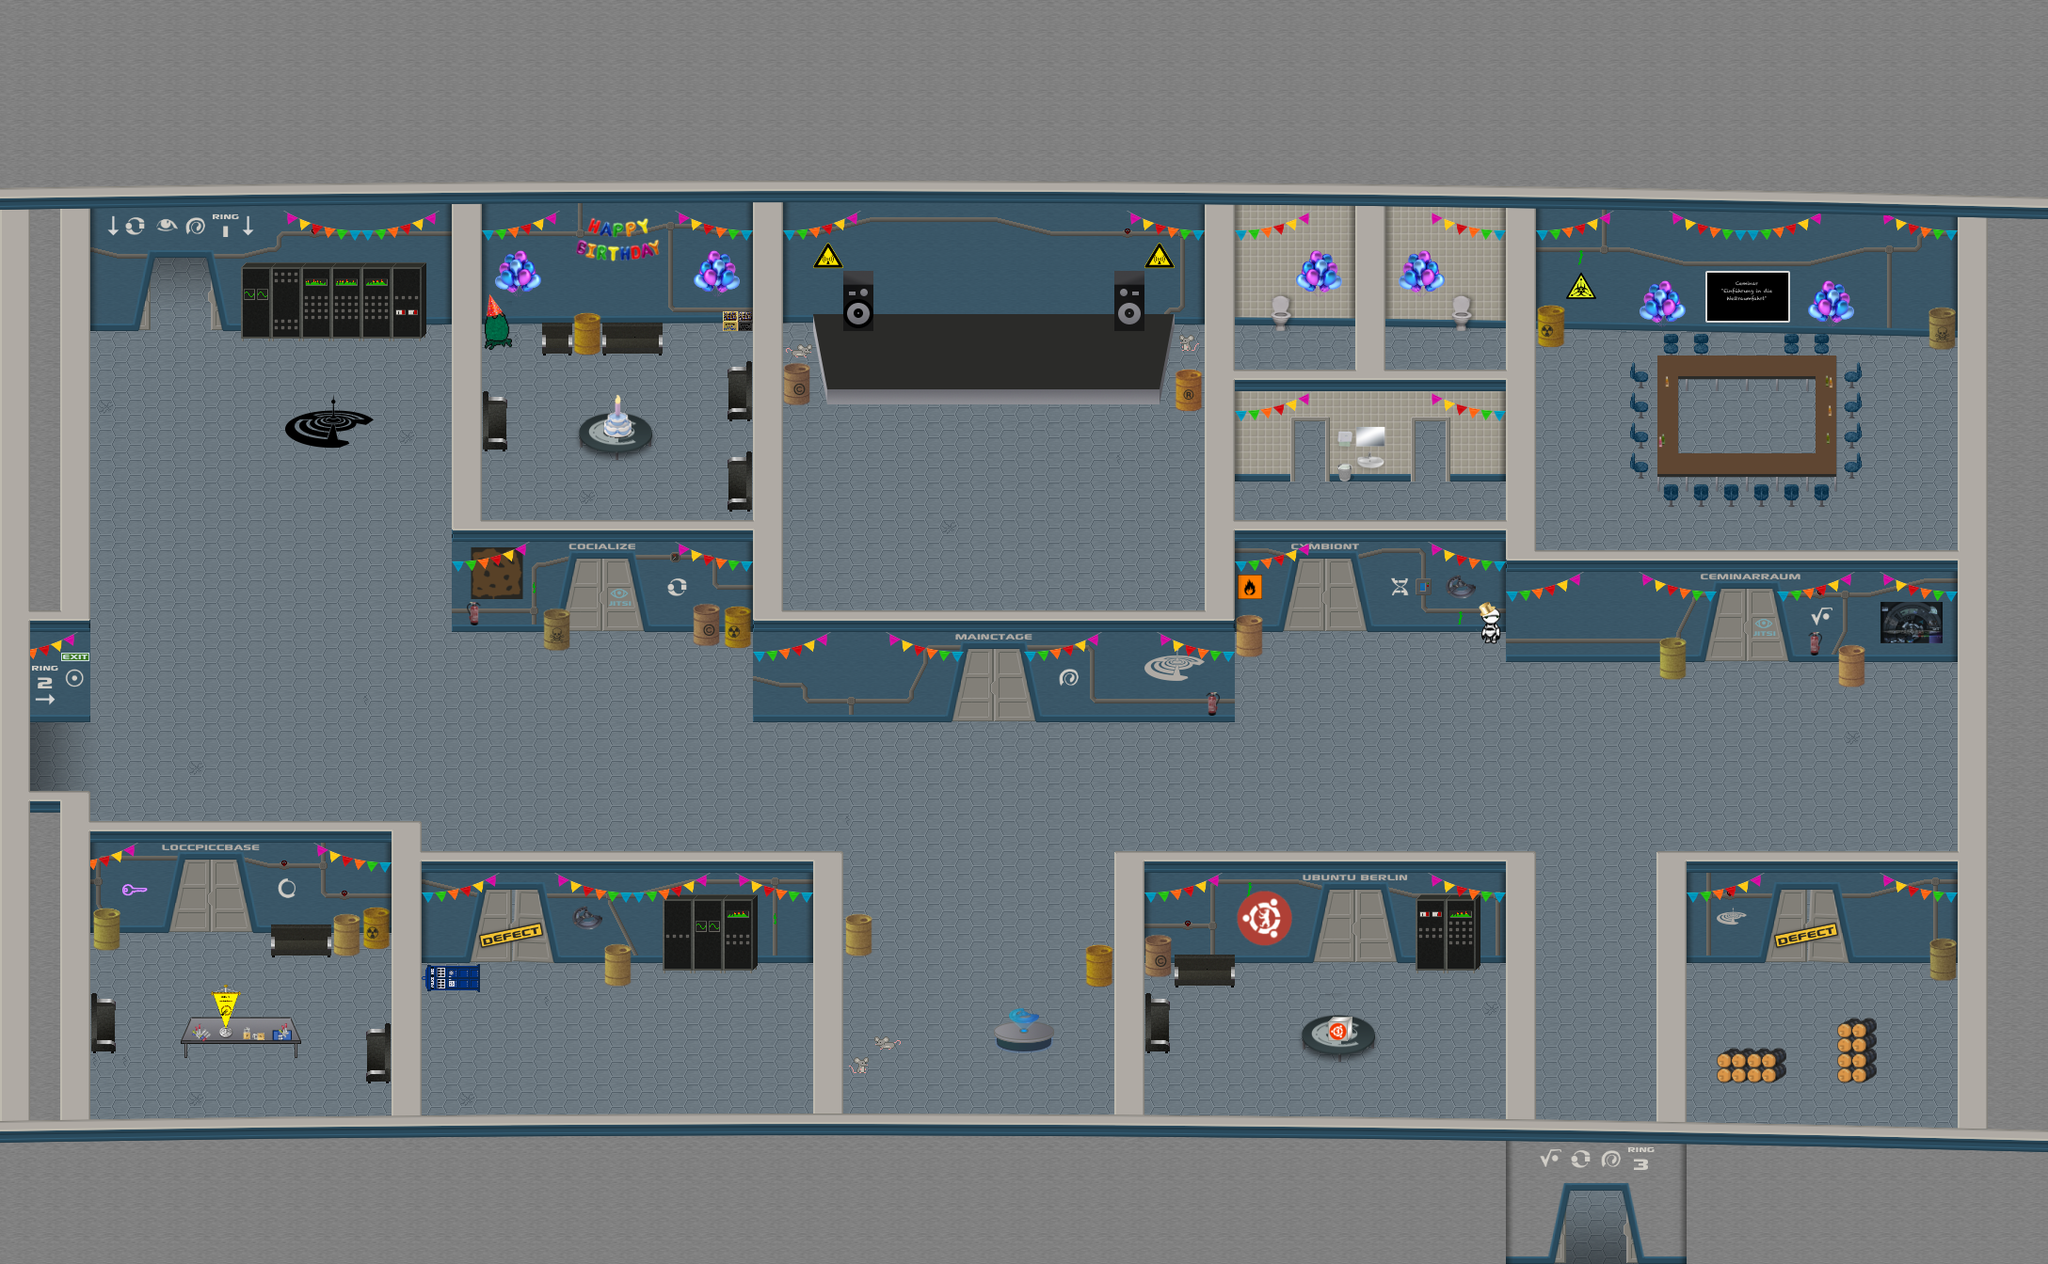

This is a level from a 2D game, rendered from its Tiled map with the project's own tilesets. A one-line summary and the map file follow, with tile-layer data summarised:
An orthogonal 68x42 tile map with 32x32 px tiles, 42 tile layers (exit, exitRing1, exitRing3, start, ...), 4 tilesets and 10 objects (6x variable, 4x website).

<map version="1.5" tiledversion="1.7.2" orientation="orthogonal" renderorder="right-down" width="68" height="42" tilewidth="32" tileheight="32" infinite="0" nextlayerid="69" nextobjectid="37">
 <editorsettings>
  <export target="ring2.json" format="json" />
 </editorsettings>
 <properties>
  <property name="mapCopyright" value="Map created by StarPeak" />
  <property name="mapDescription" value="Center ring of the c-base space station.  It provides access to the main stage and has some rooms, where friends and members of the space station present themselfes." />
  <property name="mapLink" value="https://c-base.org/" />
  <property name="mapName" value="c-base Ring 2" />
  <property name="script" value="script.js" />
 </properties>
 <tileset firstgid="1" source="Tiles/walls.tsx" />
 <tileset firstgid="1025" source="Tiles/labels.tsx" />
 <tileset firstgid="1537" source="Tiles/inventory.tsx" />
 <tileset firstgid="2049" source="Tiles/control1.tsx" />
 <layer id="9" name="exit" width="68" height="42">
  <properties>
   <property name="exitUrl" value="./main.json#entryRing2" />
  </properties>
  <data>[2856 cells, 6 non-empty, 2 distinct tile ids]</data>
 </layer>
 <layer id="37" name="exitRing1" width="68" height="42">
  <properties>
   <property name="exitUrl" value="ring1.json#entryRing2" />
  </properties>
  <data>[2856 cells, 4 non-empty, 1 distinct tile ids]</data>
 </layer>
 <layer id="39" name="exitRing3" width="68" height="42">
  <properties>
   <property name="exitUrl" value="ring3.json#entryRing2" />
  </properties>
  <data>[2856 cells, 2 non-empty, 1 distinct tile ids]</data>
 </layer>
 <layer id="8" name="start" width="68" height="42">
  <properties>
   <property name="silent" type="bool" value="true" />
   <property name="startLayer" type="bool" value="true" />
  </properties>
  <data>[2856 cells, 3 non-empty, 1 distinct tile ids]</data>
 </layer>
 <layer id="36" name="entryRing1" width="68" height="42">
  <properties>
   <property name="startLayer" type="bool" value="true" />
  </properties>
  <data>[2856 cells, 2 non-empty, 1 distinct tile ids]</data>
 </layer>
 <layer id="40" name="entryRing3" width="68" height="42">
  <properties>
   <property name="startLayer" type="bool" value="true" />
  </properties>
  <data>[2856 cells, 2 non-empty, 1 distinct tile ids]</data>
 </layer>
 <layer id="35" name="marvinSound" width="68" height="42">
  <properties>
   <property name="playAudio" value="./sounds/depressed.mp3" />
  </properties>
  <data>[2856 cells, 2 non-empty, 1 distinct tile ids]</data>
 </layer>
 <layer id="34" name="socializeJitsi" width="68" height="42">
  <properties>
   <property name="customJitsiRoom" value="socialize" />
   <property name="silent" type="bool" value="true" />
  </properties>
  <data>[2856 cells, 59 non-empty, 1 distinct tile ids]</data>
 </layer>
 <layer id="51" name="seminarBBB" width="68" height="42">
  <properties>
   <property name="customJitsiRoom" value="seminarraum" />
   <property name="silent" type="bool" value="true" />
  </properties>
  <data>[2856 cells, 108 non-empty, 1 distinct tile ids]</data>
 </layer>
 <layer id="38" name="webTreasure" width="68" height="42">
  <properties>
   <property name="openWebsite" value="https://rc3.c-base.org/schatzkarte" />
   <property name="openWebsiteTrigger" value="onaction" />
   <property name="openWebsiteTriggerMessage" value="Press SPACE to view map" />
  </properties>
  <data>[2856 cells, 3 non-empty, 1 distinct tile ids]</data>
 </layer>
 <layer id="41" name="web360" width="68" height="42">
  <properties>
   <property name="openWebsite" value="https://rc3.c-base.org/360/" />
   <property name="openWebsiteTrigger" value="onaction" />
   <property name="openWebsiteTriggerMessage" value="Press SPACE to show c-base 360" />
  </properties>
  <data>[2856 cells, 28 non-empty, 1 distinct tile ids]</data>
 </layer>
 <layer id="60" name="loccpiccWeb" width="68" height="42">
  <properties>
   <property name="openWebsite" value="https://rc3.c-base.org/lockpick" />
   <property name="openWebsiteTrigger" value="onaction" />
   <property name="openWebsiteTriggerMessage" value="Press SPACE to read about the loccpiccbase" />
  </properties>
  <data>[2856 cells, 63 non-empty, 1 distinct tile ids]</data>
 </layer>
 <layer id="66" name="ubuntuWeb" width="68" height="42">
  <properties>
   <property name="openWebsite" value="https://rc3.c-base.org/ubuntu" />
   <property name="openWebsiteTrigger" value="onaction" />
   <property name="openWebsiteTriggerMessage" value="Press SPACE to read about the Ubuntu Berlin Stammtisch" />
  </properties>
  <data>[2856 cells, 68 non-empty, 1 distinct tile ids]</data>
 </layer>
 <layer id="16" name="mainstageDoorZone" width="68" height="42">
  <properties>
   <property name="autoClose" type="bool" value="true" />
   <property name="autoOpen" type="bool" value="true" />
   <property name="doorVariable" value="mainstageDoor" />
   <property name="zone" value="mainstageDoor" />
  </properties>
  <data>[2856 cells, 20 non-empty, 1 distinct tile ids]</data>
 </layer>
 <layer id="65" name="ubuntuDoorZone" width="68" height="42">
  <properties>
   <property name="autoClose" type="bool" value="true" />
   <property name="autoOpen" type="bool" value="true" />
   <property name="doorVariable" value="ubuntuDoor" />
   <property name="zone" value="ubuntuDoor" />
  </properties>
  <data>[2856 cells, 20 non-empty, 1 distinct tile ids]</data>
 </layer>
 <layer id="47" name="symbiontDoorZone" width="68" height="42">
  <properties>
   <property name="autoClose" type="bool" value="true" />
   <property name="autoOpen" type="bool" value="true" />
   <property name="doorVariable" value="symbiontDoor" />
   <property name="zone" value="symbiontDoor" />
  </properties>
  <data>[2856 cells, 20 non-empty, 1 distinct tile ids]</data>
 </layer>
 <layer id="54" name="seminarDoorZone" width="68" height="42">
  <properties>
   <property name="autoClose" type="bool" value="true" />
   <property name="autoOpen" type="bool" value="true" />
   <property name="doorVariable" value="seminarDoor" />
   <property name="zone" value="seminarDoor" />
  </properties>
  <data>[2856 cells, 20 non-empty, 1 distinct tile ids]</data>
 </layer>
 <layer id="44" name="socializeDoorZone" width="68" height="42">
  <properties>
   <property name="autoClose" type="bool" value="true" />
   <property name="autoOpen" type="bool" value="true" />
   <property name="doorVariable" value="socializeDoor" />
   <property name="zone" value="socializeDoor" />
  </properties>
  <data>[2856 cells, 20 non-empty, 1 distinct tile ids]</data>
 </layer>
 <layer id="50" name="loccpiccDoorZone" width="68" height="42">
  <properties>
   <property name="autoClose" type="bool" value="true" />
   <property name="autoOpen" type="bool" value="true" />
   <property name="doorVariable" value="loccpiccDoor" />
   <property name="zone" value="loccpiccDoor" />
  </properties>
  <data>[2856 cells, 20 non-empty, 1 distinct tile ids]</data>
 </layer>
 <layer id="5" name="floor" width="68" height="42">
  <data>[2856 cells, 2664 non-empty, 5 distinct tile ids]</data>
 </layer>
 <layer id="14" name="mainstageDoorOpen" width="68" height="42">
  <data>[2856 cells, 12 non-empty, 12 distinct tile ids]</data>
 </layer>
 <layer id="15" name="mainstageDoorClosed" width="68" height="42">
  <data>[2856 cells, 12 non-empty, 12 distinct tile ids]</data>
 </layer>
 <layer id="64" name="ubuntuDoorOpen" width="68" height="42">
  <data>[2856 cells, 12 non-empty, 12 distinct tile ids]</data>
 </layer>
 <layer id="63" name="ubuntuDoorClosed" width="68" height="42">
  <data>[2856 cells, 12 non-empty, 12 distinct tile ids]</data>
 </layer>
 <layer id="45" name="symbiontDoorOpen" width="68" height="42">
  <data>[2856 cells, 12 non-empty, 12 distinct tile ids]</data>
 </layer>
 <layer id="46" name="symbiontDoorClosed" width="68" height="42">
  <data>[2856 cells, 12 non-empty, 12 distinct tile ids]</data>
 </layer>
 <layer id="52" name="seminarDoorOpen" width="68" height="42">
  <data>[2856 cells, 15 non-empty, 15 distinct tile ids]</data>
 </layer>
 <layer id="53" name="seminarDoorClosed" width="68" height="42">
  <data>[2856 cells, 12 non-empty, 12 distinct tile ids]</data>
 </layer>
 <layer id="42" name="socializeDoorOpen" width="68" height="42">
  <data>[2856 cells, 15 non-empty, 15 distinct tile ids]</data>
 </layer>
 <layer id="43" name="socializeDoorClosed" width="68" height="42">
  <data>[2856 cells, 12 non-empty, 12 distinct tile ids]</data>
 </layer>
 <layer id="48" name="loccpiccDoorOpen" width="68" height="42">
  <data>[2856 cells, 12 non-empty, 12 distinct tile ids]</data>
 </layer>
 <layer id="49" name="loccpiccDoorClosed" width="68" height="42">
  <data>[2856 cells, 12 non-empty, 12 distinct tile ids]</data>
 </layer>
 <layer id="29" name="inactiveDoors" width="68" height="42">
  <data>[2856 cells, 48 non-empty, 15 distinct tile ids]</data>
 </layer>
 <layer id="2" name="walls" width="68" height="42">
  <data>[2856 cells, 804 non-empty, 60 distinct tile ids]</data>
 </layer>
 <layer id="30" name="wallDeco" width="68" height="42">
  <data>[2856 cells, 318 non-empty, 132 distinct tile ids]</data>
 </layer>
 <layer id="4" name="wallBorder" width="68" height="42">
  <data>[2856 cells, 145 non-empty, 71 distinct tile ids]</data>
 </layer>
 <layer id="7" name="items" width="68" height="42">
  <data>[2856 cells, 184 non-empty, 112 distinct tile ids]</data>
 </layer>
 <objectgroup id="3" name="floorLayer">
  <object id="20" name="mainstageNextEvent" type="website" x="860.341" y="677.109" width="102.895" height="60.7389">
   <properties>
    <property name="url" value="https://static.rc3.world/contrib/nextevent/nextevent.html?assembly=c-base&amp;room=5cfed623-26cc-4ac4-a4b2-0653195ddb4a&amp;bg1=transparent&amp;bg2=transparent&amp;fg=AFAAA4" />
   </properties>
  </object>
  <object id="21" name="seminarNextEvent" type="website" x="1669.55" y="614.211" width="102.895" height="60.7389">
   <properties>
    <property name="url" value="https://static.rc3.world/contrib/nextevent/nextevent.html?assembly=c-base&amp;room= f047ee6b-e516-4c7c-b8f1-8669da7b7b77&amp;bg1=transparent&amp;bg2=transparent&amp;fg=AFAAA4" />
   </properties>
  </object>
  <object id="1" name="mainstageDoor" type="variable" x="1056.02" y="734.7">
   <properties>
    <property name="closeLayer" value="mainstageDoorClosed" />
    <property name="closeSound" value="./sounds/door_slide.wav" />
    <property name="default" type="bool" value="false" />
    <property name="door" type="bool" value="true" />
    <property name="openLayer" value="mainstageDoorOpen" />
    <property name="openSound" value="./sounds/door_slide.wav" />
    <property name="soundRadius" type="int" value="160" />
   </properties>
   <point />
  </object>
  <object id="10" name="symbiontDoor" type="variable" x="1409.14" y="648.615">
   <properties>
    <property name="closeLayer" value="symbiontDoorClosed" />
    <property name="closeSound" value="./sounds/door_slide.wav" />
    <property name="default" type="bool" value="false" />
    <property name="door" type="bool" value="true" />
    <property name="openLayer" value="symbiontDoorOpen" />
    <property name="openSound" value="./sounds/door_slide.wav" />
    <property name="soundRadius" type="int" value="160" />
   </properties>
   <point />
  </object>
  <object id="9" name="socializeDoor" type="variable" x="639.408" y="644.818">
   <properties>
    <property name="closeLayer" value="socializeDoorClosed" />
    <property name="closeSound" value="./sounds/door_slide.wav" />
    <property name="default" type="bool" value="false" />
    <property name="door" type="bool" value="true" />
    <property name="openLayer" value="socializeDoorOpen" />
    <property name="openSound" value="./sounds/door_slide.wav" />
    <property name="soundRadius" type="int" value="160" />
   </properties>
   <point />
  </object>
  <object id="11" name="loccpiccDoor" type="variable" x="224.007" y="960.62">
   <properties>
    <property name="closeLayer" value="loccpiccDoorClosed" />
    <property name="closeSound" value="./sounds/door_slide.wav" />
    <property name="default" type="bool" value="false" />
    <property name="door" type="bool" value="true" />
    <property name="openLayer" value="loccpiccDoorOpen" />
    <property name="openSound" value="./sounds/door_slide.wav" />
    <property name="soundRadius" type="int" value="160" />
   </properties>
   <point />
  </object>
  <object id="8" name="mainstageVideo" type="website" x="929.789" y="214.625" width="252.014" height="142.068">
   <properties>
    <property name="url" value="https://streaming.media.ccc.de/rc3/embed/cbase/hls/native/no-autoplay" />
   </properties>
  </object>
  <object id="12" name="seminarDoor" type="variable" x="1853.93" y="672.797">
   <properties>
    <property name="closeLayer" value="seminarDoorClosed" />
    <property name="closeSound" value="./sounds/door_slide.wav" />
    <property name="default" type="bool" value="false" />
    <property name="door" type="bool" value="true" />
    <property name="openLayer" value="seminarDoorOpen" />
    <property name="openSound" value="./sounds/door_slide.wav" />
    <property name="soundRadius" type="int" value="160" />
   </properties>
   <point />
  </object>
  <object id="34" name="ubuntuDoor" type="variable" x="1439.03" y="990.759">
   <properties>
    <property name="closeLayer" value="ubuntuDoorClosed" />
    <property name="closeSound" value="./sounds/door_slide.wav" />
    <property name="default" type="bool" value="false" />
    <property name="door" type="bool" value="true" />
    <property name="openLayer" value="ubuntuDoorOpen" />
    <property name="openSound" value="./sounds/door_slide.wav" />
    <property name="soundRadius" type="int" value="160" />
   </properties>
   <point />
  </object>
  <object id="36" name="bdayBanner" type="website" x="608.164" y="280.364" width="95.5136" height="40.44">
   <properties>
    <property name="url" value="https://rc3.c-base.org/bday-banner.php" />
   </properties>
  </object>
 </objectgroup>
 <layer id="6" name="overlay1" width="68" height="42">
  <data>[2856 cells, 926 non-empty, 57 distinct tile ids]</data>
 </layer>
 <layer id="31" name="overlay2" width="68" height="42">
  <data>[2856 cells, 65 non-empty, 51 distinct tile ids]</data>
 </layer>
 <layer id="68" name="bday2" width="68" height="42">
  <data>[2856 cells, 7 non-empty, 5 distinct tile ids]</data>
 </layer>
 <layer id="67" name="bday" width="68" height="42">
  <data>[2856 cells, 140 non-empty, 18 distinct tile ids]</data>
 </layer>
 <layer id="1" name="curves" width="68" height="42">
  <data>[2856 cells, 163 non-empty, 55 distinct tile ids]</data>
 </layer>
</map>
